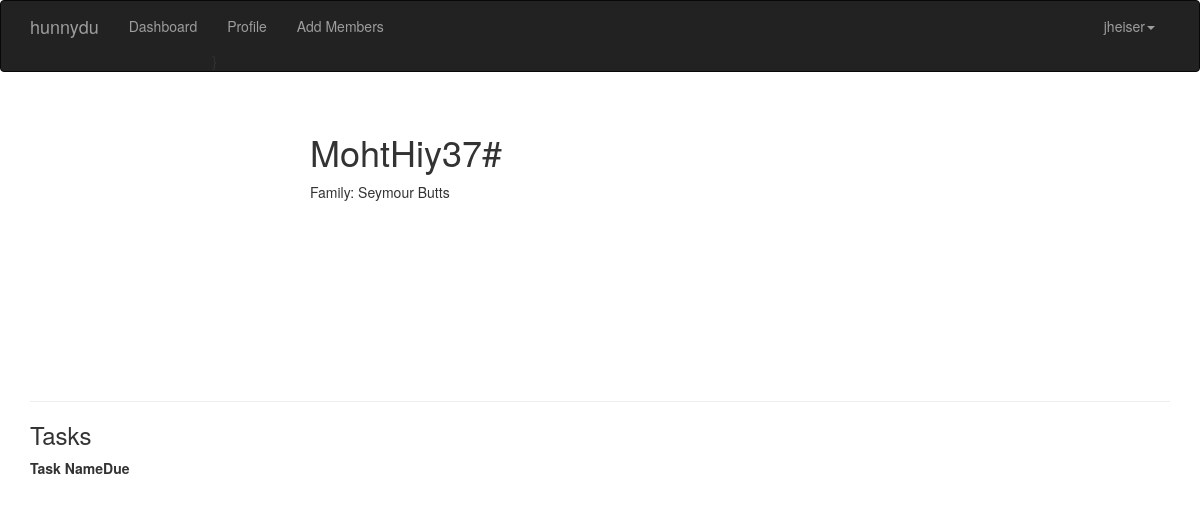
Screenshot of /user/2 (signed in) with the database file from the repository.
### app/models.py (models this page shows, shortened)
class User(UserMixin,db.Model):
    __tablename__ = 'users'
    id = db.Column(db.Integer, primary_key=True)
    email = db.Column(db.String(64), unique=True, index=True)
    username = db.Column(db.String(64), unique=True, index=True)
    role_id = db.Column(db.Integer, db.ForeignKey('roles.id'))
    confirmed = db.Column(db.Boolean,default=False)
    password_hash = db.Column(db.String(128))
    tasks = db.relationship('Task', backref='assigned_user',lazy='dynamic')
    family_id = db.Column(db.Integer, db.ForeignKey('families.id'))
    def can(self,perm):
        return self.role is not None and self.role.has_permission(perm)
    def is_administrator(self):
        return self.role.has_permission(Permission.ADMIN)
    @property
    def password(self):
        raise AttributeError('Password cannot be read.')

class Family(db.Model):
    __tablename__='families'
    id = db.Column(db.Integer,primary_key=True)
    family_name = db.Column(db.String(64))
    members = db.relationship('User', backref='family',lazy='dynamic')

### app/main/views.py (the view)
@main.route('/user/<int:id>')
@login_required
def profile(id):
    user = User.query.get_or_404(id)
    return render_template('user.html',user = user,today=datetime.today())

### app/auth/views.py (called while the page is built)
@auth.before_app_request
def before_request():
    if current_user.is_authenticated:
        if not current_user.confirmed and \
            request.endpoint and \
            request.blueprint != 'auth' and \
            request.endpoint != 'static':
            return redirect(url_for('auth.unconfirmed'))

### app/main/__init__.py (called while the page is built)
@main.app_context_processor
def inject_permissions():
    return dict(Permission=Permission)

### app/models.py (called while the page is built)
@login_manager.user_loader
def load_user(user_id):
    return User.query.get(int(user_id))

    def has_permission(self,perm):
        return self.permissions & perm == perm

### app/templates/user.html (shortened to what this page needs)
{% extends "base.html" %}
{% import "bootstrap/wtf.html" as wtf %}
{% block page_content %}
<div class="page-header">
    <div class="profile-header">
        <h1>{{user.username}}</h1>
        <p>Family: {{user.family.family_name}}</p>
    </div>
</div>
<h3> Tasks </h3>
<table>
  <thead><tr><th>Task Name</th><th>Due</th></tr></thead>
</table>
{% endblock %}

### app/templates/base.html (shortened to what this page needs)
{% extends "bootstrap/base.html" %}
{% block head %}
{{ super() }}
<link rel="stylesheet" type="text/css" href="{{ url_for('static', filename='styles.css') }}">
{% endblock %}
{% block navbar %}
<div class="navbar navbar-inverse" role="navigation">
    <div class="container">
        <div class="navbar-header">
            <a class="navbar-brand" href="/">hunnydu</a>
        </div>
        <div class="navbar-collapse collapse">
            <ul class="nav navbar-nav">
                <li><a href="{{url_for('main.dashboard')}}">Dashboard</a></li>
                {% if current_user.is_authenticated %}
                <li>
                  <a href="{{url_for('main.profile',id=current_user.id)}}">
                    Profile
                  </a>}
                </li>
                {% endif %}
                {% if current_user.can(Permission.ADD_USER) %}
                <li>
                  <a href="{{url_for('auth.send_family_email')}}">Add Members</a>
                </li>
                {% endif %}
            </ul>
            <ul class="nav navbar-nav navbar-right">
              {% if current_user.is_authenticated %}
                <li class="dropdown">
                    <a href="#" class="dropdown-toggle" data-toggle="dropdown">{{current_user.username}}<b class="caret"></b></a>
                </li>
              {% else %}
                <li><a href="{{ url_for('auth.login') }}">Log In</a></li>
              {% endif %}
            </ul>
        </div>
    </div>
</div>
{% endblock %}
{% block content %}
<div class="container">
    {% block page_content %}{% endblock %}
</div>
{% endblock %}

### app/static/styles.css (style rules this page uses)
.profile-header { min-height: 260px; margin-left: 280px; }

### rows the page displays
User: username "jheiser"
User: username "MohtHiy37#"
Family: family.family_name "Seymour Butts"
